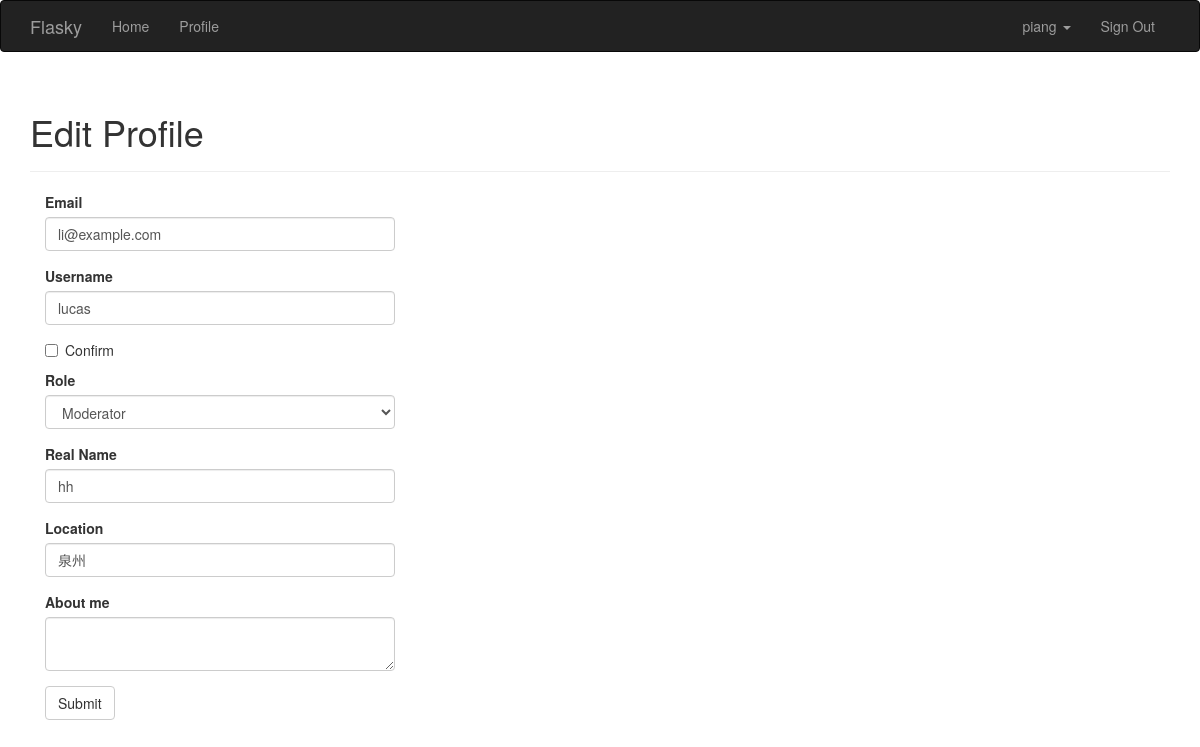
The page /edit-profile/1 (signed in) on the database its author committed.
### app/models.py (models this page shows, shortened)
class User(UserMixin, db.Model):
    __tablename__ = 'users'
    id = db.Column(db.Integer, primary_key=True)
    email = db.Column(db.String(64), unique=True, index=True)
    username = db.Column(db.String(64), unique=True, index=True)
    role_id = db.Column(db.Integer, db.ForeignKey('roles.id'))
    password_hash = db.Column(db.String(128))
    confirmed = db.Column(db.Boolean, default=False)
    name = db.Column(db.String(64))  # 真实姓名
    location = db.Column(db.String(64))  # 所在地
    about_me = db.Column(db.Text())  # 个人简介
    member_since = db.Column(db.DateTime(), default=datetime.utcnow)
    last_seen = db.Column(db.DateTime(), default=datetime.utcnow)  # 最后访问日期
    avatar_hash = db.Column(db.String(32))
    posts = db.relationship('Post', backref='author', lazy='dynamic')
    @property
    def password(self):
        raise AttributeError('password is not a readable attribute')
    def can(self, permission):
        return self.role.permission and\
            (self.role.permission & permission) == permission
    def ping(self):
        self.last_seen = datetime.utcnow()
        db.session.add(self)

### app/main/views.py (the view, shortened to what this page needs)
@main.route('/edit-profile/<int:id>', methods=['GET', 'POST'])
@login_required
@admin_required
def edit_profile_admin(id):
    user = User.query.get_or_404(id)
    form = EditProfileAdminForm(user=user)
    form.email.data = user.email
    form.username.data = user.username
    form.confirmed.data = user.confirmed
    form.role.data = user.role_id
    form.name.data = user.name
    form.location.data = user.location
    form.about_me.data = user.about_me
    return render_template('edit_profile.html', form=form)

### app/main/forms.py (shortened to what this page needs)
class EditProfileAdminForm(Form):
    email = StringField('Email', validators=[Required(),
                                             Length(0, 64), Email()])
    username = StringField('Username', validators=[
        Required(), Length(1, 64), Regexp('^[A-Za-z][A-Za-z0-9]*$', 0,
                                          'Username must only have numbers,'
                                          'letters,dots or underlines')])
    confirmed = BooleanField('Confirm')
    role = SelectField('Role', coerce=int)
    name = StringField('Real Name', validators=[Required()])
    location = StringField('Location', validators=[Required()])
    about_me = TextAreaField('About me')
    submit = SubmitField('Submit')
    def __init__(self, user, *args, **kwargs):
        super(EditProfileAdminForm, self).__init__(*args, **kwargs)
        self.role.choices = [(role.id, role.name)
                             for role in Role.query.order_by(Role.name).all()]
        self.user = user

### app/auth/views.py (called while the page is built)
@auth.before_app_request
def before_request():
    if current_user.is_authenticated:
        current_user.ping()
        if not current_user.confirmed\
                and request.endpoint[:5] != 'auth.'\
                and request.endpoint != 'static':
            return redirect(url_for('auth.unconfirmed'))

### app/decorator.py (called while the page is built)
def permission_required(permission):
    def decorator(func):
        @wraps(func)
        def decorator_func(*args, **kw):
            if not current_user.can(permission):
                abort(403)
            return func(*args, **kw)
        return decorator_func
    return decorator

### app/main/__init__.py (called while the page is built)
@main.app_context_processor
def injict_permissions():
    return dict(Permission=Permission)

### app/models.py (called while the page is built)
@login_manager.user_loader
def load_user(user_id):
    return User.query.get(int(user_id))

### app/templates/edit_profile.html (shortened to what this page needs)
{% extends "base.html" %}
{% import "bootstrap/wtf.html" as wtf %}
{% block page_content %}
<div class="page-header">
    <h1>Edit Profile</h1>
</div>
<div class="col-md-4">
    {{ wtf.quick_form(form)}}
</div>
{% endblock %}

### app/templates/base.html (shortened to what this page needs)
{% extends "bootstrap/base.html" %}
{% block head %}
{{ super() }}
<link rel="stylesheet" type="text/css" href="{{ url_for('static',filename='styles.css') }}">
{% endblock %}
{% block navbar %}
<div class="navbar navbar-inverse" role="navigation">
    <div class="container">
        <div class="navbar-header">
            <a class="navbar-brand" href="/">Flasky</a>
        </div>
        <div class="navbar-collapse collapse">
            <ul class="nav navbar-nav">
                <li><a href="/">Home</a></li>
                {% if current_user.is_authenticated %}
                <li><a href="{{url_for('main.user',username=current_user.username)}}">Profile</a></li>
                {% endif %}
            </ul>
            <ul class="nav navbar-nav navbar-right">
                {% if current_user.is_authenticated %}
                    <li class="dropdown">
                        <a href="#" class="dropdown-toggle" data-toggle="dropdown">
                            {{ current_user.username }}
                            <b class="caret"></b>
                        </a>
                            <li><a href="{{ url_for('auth.logout' )}}">Sign Out</a></li>
                        </ul>
                {% else %}
                <li><a href="{{ url_for('auth.login') }}">Sign In</a></li>
                {% endif %}
        </div>
    </div>
</div>
{% endblock %}
{% block content %}
<div class="container">
    {% block page_content %}{% endblock %}
</div>
{% endblock %}

### rows shown on the page
User: username "piang"
User: email "li@example.com", username "lucas", role "Moderator", name "hh", location "泉州"
